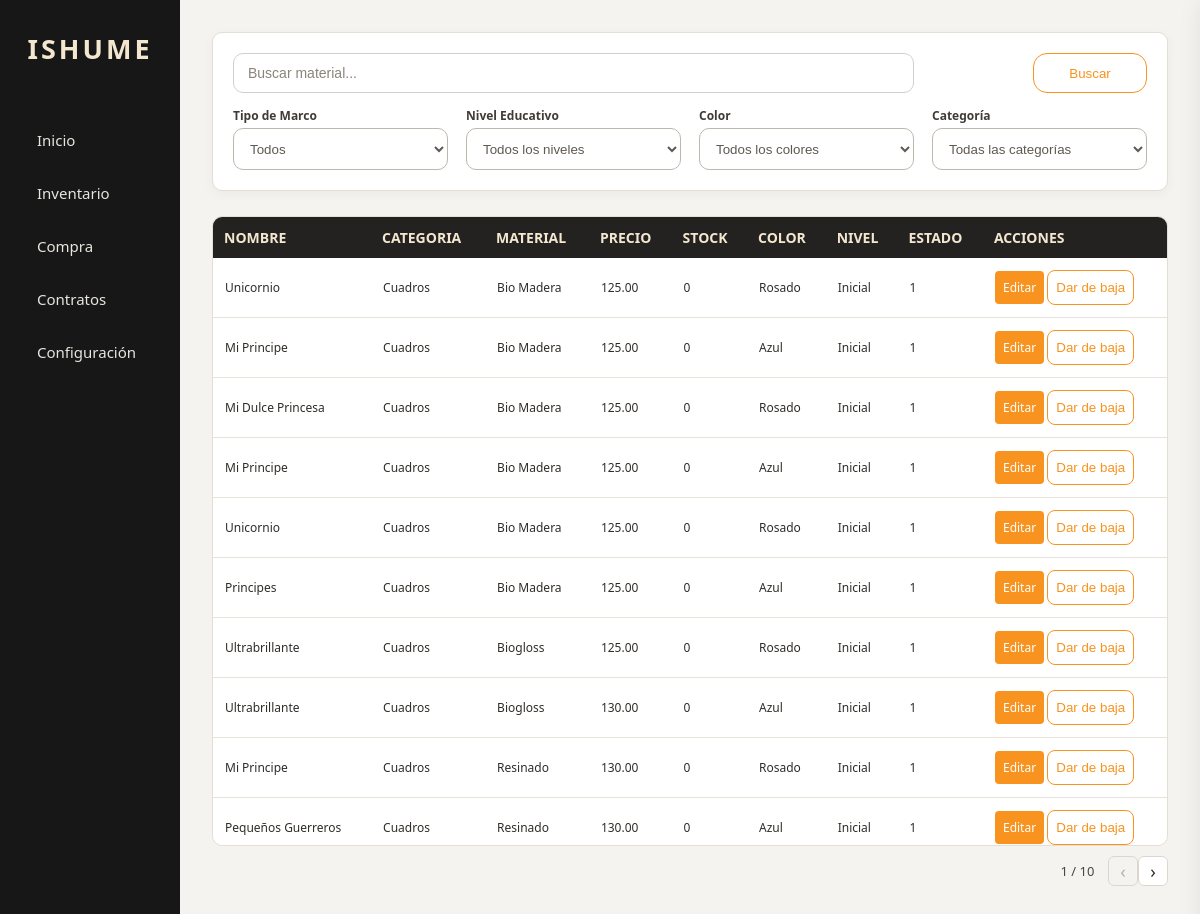
/index.php?opcion=inventario, run on the app's committed database.
### tables this page shows
create table modelos(
idModelo	char(7) primary key not null,
idCategoria char(7) not null,
idTipoMarco char(7) not null,
NombreMaterial varchar(100) not null,
Precio	decimal(10,2) not null,
Cantidad int not null,
TamañoHorizontal decimal(5,2) not null,
TamañoVertical decimal(5,2) not null,
Color varchar(100) not null,
NivelEducativo varchar (100) not null,
Imagen varchar(255) NULL DEFAULT NULL,
Estado boolean default true not null,


constraint fk_categoria foreign key (idCategoria) references categorias(idCategoria),
constraint fk_tipomarco foreign key (idTipoMarco) references TipoMarco(idTipoMarco)
);

create table categorias (
idCategoria char(7) primary key not null,
NombreCategoria varchar (50) not null
);

create table TipoMarco (
idTipoMarco char(7) primary key not null,
NombreMarco varchar(100)
);

### app/controllers/inventario.php (called while the page is built, shortened)
<?php
require_once __DIR__ . '/../models/inventario.php';
class InventarioController {
    private Inventario $AccionModelo;
    public function   __construct() {
        $this->AccionModelo=new Inventario();
    }
    public function Inventario() {
        $buscar = $_GET['buscar'] ?? '';
        $marco = $_GET['marco'] ?? '';
        $nivel = $_GET['nivel'] ?? '';
        $color = $_GET['color'] ?? '';
        $categoria = $_GET['categoria'] ?? '';
        $pagina = $_GET['pagina'] ?? 1;
        $porPagina = 10;
        $inicio = ($pagina - 1) * $porPagina;
        $RecibeModelo = $this->AccionModelo->HablaConModelos($buscar, $marco, $nivel, $color, $categoria, $inicio, $porPagina);
        $totalModelos = $this->AccionModelo->contarModelos($buscar,$marco,$nivel,$color,$categoria);
        $totalPaginas = ceil($totalModelos / $porPagina);
        $vista = 'inventario';
        require_once __DIR__ . '/../views/PanelPrincipal.php';
    }
}
?>

### public/index.php (called while the page is built)
<?php
require_once __DIR__ . '/../routes/rutas.php';

### app/models/inventario.php (called while the page is built, shortened)
<?php
require_once __DIR__ . '/../config/conection.php';
class Inventario {
    private PDO $db;
    public function __construct() {
        $conexion = new Database();
        $this->db = $conexion->getConnection();
    }
    public function HablaConModelos ($buscar, $marco, $nivel, $color, $categoria
    , $inicio, $porPagina){
        $sql = "SELECT  modelos.idModelo, modelos.NombreMaterial,
        categorias.NombreCategoria,
        TipoMarco.NombreMarco,
        modelos.Precio,
        modelos.Cantidad,
        modelos.TamañoHorizontal,
        modelos.TamañoVertical,
        modelos.Color,
        modelos.NivelEducativo,
        /* Nuevo parametro*/
        modelos.Imagen,
        modelos.Estado
        FROM modelos
        INNER JOIN categorias
        ON modelos.idCategoria = categorias.idCategoria
        INNER JOIN TipoMarco
        ON modelos.idTipoMarco = TipoMarco.idTipoMarco
        WHERE modelos.Estado = true
        AND modelos.NombreMaterial LIKE :buscar";
        $parametros = [':buscar' => '%' . $buscar . '%'];
        $inicio = (int) $inicio;
        $porPagina = (int) $porPagina;
        $sql .= " ORDER BY modelos.idModelo ASC LIMIT $inicio, $porPagina";
        $ConsultaPreparada = $this->db->prepare($sql);
        $ConsultaPreparada->execute($parametros);
        $RecogerDatos = $ConsultaPreparada->fetchAll();
        return $RecogerDatos;
    }
    public function contarModelos($buscar,$marco,$nivel,$color,$categoria) {
        $sql = "SELECT COUNT(*)
            FROM modelos
            INNER JOIN categorias
            ON modelos.idCategoria = categorias.idCategoria
            INNER JOIN TipoMarco
            ON modelos.idTipoMarco = TipoMarco.idTipoMarco
            WHERE modelos.Estado = true
            AND modelos.NombreMaterial LIKE :buscar";
        $parametros = [
            ':buscar' => '%' . $buscar . '%'
        ];
        $consulta = $this->db->prepare($sql);
        $consulta->execute($parametros);
        return $consulta->fetchColumn();
    }
}

### app/config/conection.php (called while the page is built)
<?php
class DataBase{
    private $host = "localhost";
    private $db_name = "BD_ISHUME_1";
    private $username = "root";
    private $password = "";
    public ?PDO $conn =null;
    public function getConnection(): PDO {
        try {
            $this->conn = new PDO("mysql:host={$this->host};dbname={$this->db_name}", $this->username, $this->password);
            $this->conn->setAttribute(PDO::ATTR_ERRMODE, PDO::ERRMODE_EXCEPTION);
        } catch (PDOException $exception) {
            echo "Connection error: " . $exception->getMessage();
        }
        return $this->conn;
    }
}

### app/views/inventario.php (the view, shortened to what this page needs)
<main>
        <form method="GET" action="index.php" class="formulario">
            <div class="buscador">
                <input type="text"
                         name="buscar"
                        placeholder="Buscar material..."
                        value="<?= $_GET['buscar'] ?? '' ?>">
            </div>
                <button type="submit" class="boton-buscar">
                    Buscar
                </button>
        <div class="campo-filtro">
            <label for="filtroMarco">Tipo de Marco </label>
                <select id="filtroMarco" name="marco" class="filtroboton">
                    <option value="">Todos</option>
                </select>
        </div>
        <div class="campo-filtro">
            <label for="filtroNivel"> Nivel Educativo </label>
                <select id='filtroNivel' name="nivel"  class="filtroboton">
                    <option value="">Todos los niveles</option>
                </select>
        </div>
        <div class="campo-filtro">
            <label for="filtroColor"> Color </label>
                <select id='filtroColor' name="color" class="filtroboton">
                    <option value="">Todos los colores</option>
                </select>
        </div>
        <div class="campo-filtro">
            <label for="filtroCategoria"> Categoría </label>
                <select id='filtroCategoria' name="categoria" class="filtroboton">
                    <option value="">Todas las categorías </option>
                </select>
        </div>
    </form>
</main>
<section class="tabla-contenedor">
    <table >
        <thead>
            <tr>
                <th>NOMBRE </th>
                <th>CATEGORIA </th>
                <th>MATERIAL </th>
                <th>PRECIO </th>
                <th>STOCK </th>
                <th>COLOR </th>
                <th>NIVEL </th>
                <th>ESTADO </th>
                <th>ACCIONES</th>
            </tr>
        </thead>
        <tbody>
        <?php foreach ($RecibeModelo as $datos):  ?>
            <tr class="fila-modelo"
                data-id="<?= htmlspecialchars($datos['idModelo']) ?>"
                data-nombre="<?= htmlspecialchars($datos['NombreMaterial']) ?>"
                data-categoria="<?= htmlspecialchars($datos['NombreCategoria']) ?>"
                data-marco="<?= htmlspecialchars($datos['NombreMarco']) ?>"
                data-ancho="<?= htmlspecialchars($datos['TamañoHorizontal']) ?>"
                data-largo="<?= htmlspecialchars($datos['TamañoVertical']) ?>"
                data-color="<?= htmlspecialchars($datos['Color'] ?? '') ?>"
                data-nivel="<?= htmlspecialchars($datos['NivelEducativo'] ?? '') ?>"
                data-imagen="<?= htmlspecialchars($datos['Imagen'] ?? '') ?>">
                <td ><?= $datos['NombreMaterial']  ?></td>
                <td ><?= $datos['NombreCategoria']  ?></td>
                <td ><?= $datos['NombreMarco']  ?></td>
                <td ><?= $datos['Precio']  ?></td>
                <td ><?= $datos['Cantidad']  ?></td>
                <td ><?= $datos['Color']  ?></td>
                <td ><?= $datos['NivelEducativo']  ?></td>
                <td ><?= $datos['Estado']  ?></td>
                <td>
                    <a class ="lin-editar "href="?opcion=editar&idModelo=<?=$datos['idModelo'] ?>">Editar</a>
                    <button type="button"
                        class="boton-baja"
                        data-id="<?= $datos['idModelo'] ?>"
                        data-nombre="<?= htmlspecialchars($datos['NombreMaterial']) ?>"
                        data-stock="<?= $datos['Cantidad'] ?>">
                            Dar de baja
                    </button>
                </td>
            </tr>
        <?php endforeach; ?>
        </tbody>
    </table>
</section>
<nav class="paginacion">
    <span class="rango">
            <?= $pagina ?> / <?= $totalPaginas ?>
    </span>
    <?php if ($pagina > 1): ?>
        <a class="flecha"
            href="?opcion=inventario&buscar=<?=urlencode($_GET['buscar'] ?? '')?>&marco=<?=urlencode($_GET['marco'] ?? '')?>&nivel=<?=urlencode($_GET['nivel'] ?? '')?>&color=<?=urlencode($_GET['color'] ?? '')?>&categoria=<?=urlencode($_GET['categoria'] ?? '')?>&pagina=<?= $pagina - 1 ?>">
            ‹
        </a>
    <?php else: ?>
        <span class="flecha desactivada">
            ‹
         </span>
    <?php endif; ?>
    <?php if ($pagina < $totalPaginas): ?>
        <a class="flecha"
            href="?opcion=inventario&buscar=<?=urlencode($_GET['buscar'] ?? '')?>&marco=<?=urlencode($_GET['marco'] ?? '') ?>&nivel=<?=urlencode($_GET['nivel'] ?? '')?>&color=<?=urlencode($_GET['color'] ?? '')?>&categoria=<?=urlencode($_GET['categoria'] ?? '')?>&pagina=<?= $pagina + 1 ?>">
            ›
        </a>
    <?php else: ?>
    <span class="flecha desactivada">
        ›
    </span>
    <?php endif; ?>
</nav>

### routes/rutas.php (shortened to what this page needs)
<?php
    $pagina = $_GET['opcion'] ?? 'dashboard';
    switch ($pagina) {
        case 'inventario':
            require_once __DIR__ . '/../app/controllers/inventario.php';
            $controller = new InventarioController();
            $controller->Inventario();
            break;
    }
?>

### app/views/PanelPrincipal.php (shortened to what this page needs)
<!DOCTYPE html>
<html lang="en">
<head>
    <link rel="stylesheet" href="../public/css/PanelPrincipal.css">
     <?php if ($vista != 'dashboard'): ?>
            <link rel="stylesheet" href="css/<?= ucfirst($vista) ?>.css">
        <?php endif; ?>
</head>
<body>
    <div>
        <div class="PanelPrincipal">
            <aside class="menu">
                <div class="logo">
                    ISHUME
                </div>
                <nav>
                    <a  class ="activo" href="index.php?opcion=dashboard" > Inicio </a>
                    <div class="menu-inventario">
                        <a class ="activo" href="index.php?opcion=inventario">Inventario</a>
                    </div>
                    <a class ="activo" href="index.php?opcion=compra"> Compra </a>
                    <a class ="activo" href="index.php?opcion=contratos"> Contratos</a>
                    <a class ="activo" href="index.php?opcion=configuracion"> Configuración </a>
                </nav>
            </aside>
            <main class="contenido">
                <?php
                require_once __DIR__ . '/' . $vista . '.php';
                ?>
            </main>
        </div>
    </div>
</body>
</html>

### public/css/PanelPrincipal.css (style rules this page uses)
* { margin: 0; padding: 0; box-sizing: border-box; }
@media (max-width: 1200px) { .menu { width: 20%; } }
@media (max-width: 1200px) { .contenido { width: 80%; padding: 24px; } }
body { font-family: "Segoe UI", Arial, sans-serif; min-height: 100vh; background-color: #F5F3EF; color: #1A1A1A; }
.PanelPrincipal { display: flex; width: 100%; height: 100vh; overflow: hidden; }
.menu { width: 15%; height: 100vh; flex-shrink: 0; background-color: #171717; padding: 30px 20px; box-shadow: 4px 0 18px rgba(0, 0, 0, 0.12); }
.logo { text-align: center; font-size: 27px; font-weight: 700; color: #F4E7D0; margin-bottom: 50px; letter-spacing: 3px; }
.menu nav { display: flex; flex-direction: column; gap: 7px; }
.menu nav a { display: block; padding: 13px 17px; color: #E8E5DF; text-decoration: none; border-radius: 8px; font-size: 15px; font-weight: 500; transition: background-color 0.25s ease, color 0.25s ease, transform 0.25s ease; }
.menu-inventario { display: flex; flex-direction: column; }
.contenido { width: 85%; height: 100vh; padding: 32px; background-color: #F5F3EF; overflow: hidden; }

### public/css/inventario.css (style rules this page uses)
.tabla-contenedor { width: 100%; height: 60%; margin-top: 25px; overflow-y: auto; overflow-x: auto; border: 1px solid #E4DED4; border-radius: 10px; background-color: #FFFFFF; }
.tabla-contenedor table { width: 100%; min-width: 900px; border-collapse: collapse; }
.tabla-contenedor th { background-color: #242220; color: #F4E7D0; padding: 11px; text-align: left; font-size: 14px; font-weight: 600; position: sticky; top: 0; z-index: 2; }
.tabla-contenedor td { padding: 12px; border-bottom: 1px solid #E8E2D9; color: #302D29; transition: background-color 0.25s ease; font-size: 12px; white-space: nowrap; }
.paginacion { display: flex; align-items: center; justify-content: right; gap: 0; margin-top: 10px; margin-bottom: 7px; }
.paginacion .rango { width: 45px; text-align: center; margin-right: 8px; color: #4A4641; font-size: 13px; }
.paginacion .flecha { width: 30px; height: 30px; display: flex; align-items: center; justify-content: center; border-radius: 6px; border: 1px solid #DDD6CC; background-color: #FFFFFF; color: #302D29; text-decoration: none; font-size: 18px; line-height: 1; transition: 0.2s ease; }
.paginacion .flecha.desactivada { color: #B8B3AC; background-color: #F5F3EF; cursor: default; }
main { width: 100%; }
main form { display: grid; grid-template-columns: 1fr 1fr 1fr 1fr; grid-template-rows: auto auto; gap: 14px 18px; width: 100%; padding: 20px; background-color: #FFFFFF; border: 1px solid #E4DED4; border-radius: 10px; box-shadow: 0 3px 12px rgba(32, 27, 20, 0.04); }
.buscador { grid-column: 1 / 4; grid-row: 1; }
.buscador input { width: 100%; height: 40px; padding: 10px 14px; box-sizing: border-box; border: 1px solid #CFCFCF; border-radius: 10px; background-color: #FFFFFF; color: #242424; font-size: 14px; outline: none; transition: 0.2s ease; }
.buscador input::placeholder { color: #8A847C; }
main form button { grid-column: 4; grid-row: 1; height: 40px; padding: 10px; border: 1px solid #F7931E; border-radius: 14px; background-color: #FFFFFF; border-color: #F7931E; color: #F7931E; justify-self: end; width: 114px; cursor: pointer; transition: 0.2s ease; }
.campo-filtro { display: flex; flex-direction: column; min-width: 0; grid-row: 2; }
.campo-filtro label { margin-bottom: 4px; color: #403B35; font-size: 12px; font-weight: 600; }
.campo-filtro select { width: 100%; height: 42px; padding: 12px; border: 1px solid #BEB7AE; border-radius: 10px; background-color: #FFFFFF; color: #5F5952; outline: none; cursor: pointer; transition: border-color 0.2s ease; }
.lin-editar { background-color: #F7931E; padding: 8px; border-radius: 4px; color: #FFFFFF; text-decoration: none; transition: 0.2s ease; }
.boton-baja { padding: 9px 8px; border: 1px solid #F7931E; border-radius: 8px; background-color: #FFFFFF; color: #F7931E; cursor: pointer; transition: 0.2s ease; }
.tabla-contenedor tbody tr.fila-modelo { cursor: pointer; }

### data on the page
modelos: NombreMaterial "Unicornio", idCategoria.NombreCategoria "Cuadros", idTipoMarco.NombreMarco "Bio Madera", Precio "125.00", Cantidad "0", Color "Rosado", NivelEducativo "Inicial", Estado "1"
modelos: NombreMaterial "Mi Principe", idCategoria.NombreCategoria "Cuadros", idTipoMarco.NombreMarco "Bio Madera", Precio "125.00", Cantidad "0", Color "Azul", NivelEducativo "Inicial", Estado "1"
modelos: NombreMaterial "Mi Dulce Princesa", idCategoria.NombreCategoria "Cuadros", idTipoMarco.NombreMarco "Bio Madera", Precio "125.00", Cantidad "0", Color "Rosado", NivelEducativo "Inicial", Estado "1"
modelos: NombreMaterial "Mi Principe", idCategoria.NombreCategoria "Cuadros", idTipoMarco.NombreMarco "Bio Madera", Precio "125.00", Cantidad "0", Color "Azul", NivelEducativo "Inicial", Estado "1"
modelos: NombreMaterial "Unicornio", idCategoria.NombreCategoria "Cuadros", idTipoMarco.NombreMarco "Bio Madera", Precio "125.00", Cantidad "0", Color "Rosado", NivelEducativo "Inicial", Estado "1"
modelos: NombreMaterial "Principes", idCategoria.NombreCategoria "Cuadros", idTipoMarco.NombreMarco "Bio Madera", Precio "125.00", Cantidad "0", Color "Azul", NivelEducativo "Inicial", Estado "1"
modelos: NombreMaterial "Ultrabrillante", idCategoria.NombreCategoria "Cuadros", idTipoMarco.NombreMarco "Biogloss", Precio "125.00", Cantidad "0", Color "Rosado", NivelEducativo "Inicial", Estado "1"
modelos: NombreMaterial "Ultrabrillante", idCategoria.NombreCategoria "Cuadros", idTipoMarco.NombreMarco "Biogloss", Precio "130.00", Cantidad "0", Color "Azul", NivelEducativo "Inicial", Estado "1"
modelos: NombreMaterial "Mi Principe", idCategoria.NombreCategoria "Cuadros", idTipoMarco.NombreMarco "Resinado", Precio "130.00", Cantidad "0", Color "Rosado", NivelEducativo "Inicial", Estado "1"
modelos: NombreMaterial "Pequeños Guerreros", idCategoria.NombreCategoria "Cuadros", idTipoMarco.NombreMarco "Resinado", Precio "130.00", Cantidad "0", Color "Azul", NivelEducativo "Inicial", Estado "1"

### other printed values
$pagina "1"
$totalPaginas "10"
